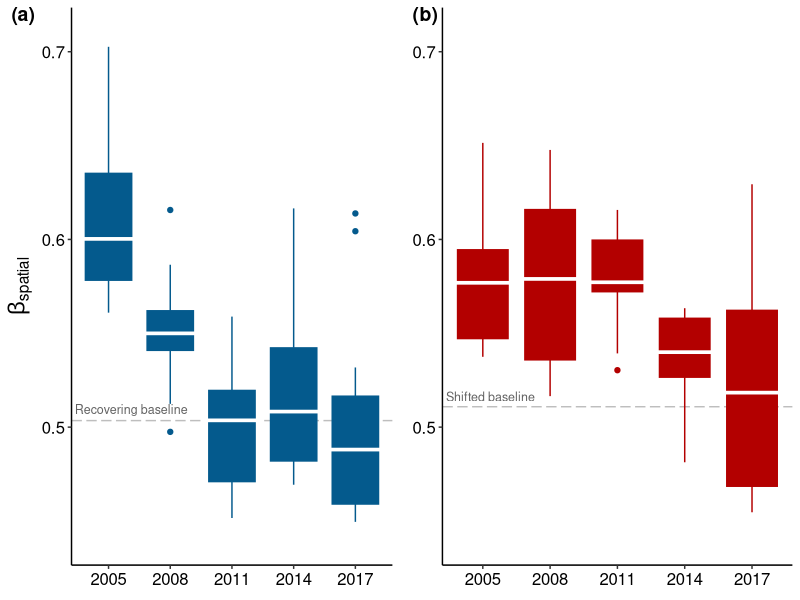

Generate this figure with R:

print('Creating Figure S1')

library(tidyverse)
library(grid)
library(gridExtra)
library(cowplot)


############ Figure 3 - spatial beta patterns ####################

## plot details
recovering<-c('#045a8d')	
shifted<-c('#b30000')
theme_set(theme_bw())

## read data
beta<-read.csv(file='data/UVC_beta_spatial.csv')

## baseline: mean 1994 estimates
beta.base<-beta %>% 
            filter(Year==1994) %>% 
            group_by(Year, type) %>% 
            summarise(beta.bray = mean(beta.bray))

## 2005-2017 beta, all estimates for boxplots
beta.plot<-beta %>% 
            filter(Year!=1994) %>% 
            mutate(state=factor(type))


## labels
grob1 <- grobTree(textGrob("Recovering baseline", x=0.01,  y=0.28, hjust=0,
  gp=gpar(col="#636363", fontsize=9)))
grob2 <- grobTree(textGrob("Shifted baseline", x=0.01,  y=0.3025, hjust=0,
  gp=gpar(col="#636363", fontsize=9)))

## create plots

## recovering
bs0<-ggplot(beta.plot[beta.plot$state=='Recovering',], aes(factor(Year), beta.bray, fill=state, col=state)) + 
		geom_hline(yintercept=beta.base$beta.bray[beta.base$type=='Recovering'], 
			linetype='longdash', col='grey') +
		scale_fill_manual(values=c(recovering)) +
		scale_colour_manual(values=c(recovering)) +
		geom_boxplot(show.legend=F, aes(factor(Year), beta.bray, fill=state)) +
		stat_summary(fun.y = median, fun.ymin = median, fun.ymax = median,
                 geom = "crossbar", width = 1, col='white', show.legend=F) +
		theme(axis.text.x=element_text(size=12, colour='black'),
			axis.text.y=element_text(size=12, colour='black'),
			axis.title.y=element_text(size=16, colour='black'),
			axis.title.x=element_text(size=0, colour='black'),
				panel.border = element_blank(),
				 panel.grid.major = element_blank(),
				panel.grid.minor = element_blank(),
		 		axis.line = element_line(colour = "black"),
				legend.text=element_text(size=8)) +
		scale_y_continuous(limits=c(0.44,0.71)) +
		labs(x = '', y =expression(beta['spatial'])) +
		annotation_custom(grob1)

## shifted
bs1<-ggplot(beta.plot[beta.plot$state=='Shifted',], aes(factor(Year), beta.bray, fill=state, col=state)) + 
		geom_hline(yintercept=beta.base$beta.bray[beta.base$type=='Shifted'], 
			linetype='longdash', col='grey') +
		scale_fill_manual(values=c(shifted)) +
		scale_colour_manual(values=c(shifted)) +
		geom_boxplot(show.legend=F, aes(factor(Year), beta.bray, fill=state)) +
		stat_summary(fun.y = median, fun.ymin = median, fun.ymax = median,
                 geom = "crossbar", width = 1, col='white', show.legend=F) +
		theme(axis.text.x=element_text(size=12, colour='black'),
			axis.text.y=element_text(size=12, colour='black'),
			axis.title.y=element_text(size=0, colour='black'),
			axis.title.x=element_text(size=0, colour='black'),
				panel.border = element_blank(),
				 panel.grid.major = element_blank(),
				panel.grid.minor = element_blank(),
		 		axis.line = element_line(colour = "black"),
				legend.text=element_text(size=8)) +
		scale_y_continuous(limits=c(0.44,0.71)) +
		labs(x = '', y ='') +
		annotation_custom(grob2) 

pdf(file='figures-pdf/Figure3.pdf', height=7, width=9)
plot_grid(bs0, bs1, nrow=1, labels=c('(a)', '(b)'), label_size=14)
dev.off()
